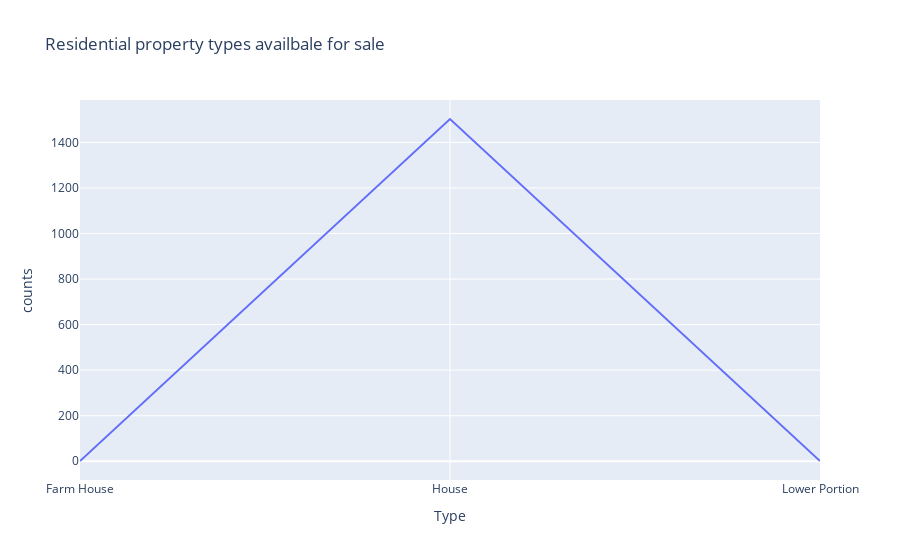

The notebook cell this image was saved under:
### Code cell
fig = px.line(group_type, x="Type", y="counts", title='Residential property types availbale for sale')
fig.show()

### Figure 1 — Plotly figure (JSON) as saved in the notebook; plotly's stock layout.template omitted (floating-point values rounded to 4 significant figures)
{"data": [{"hovertemplate": "Type=%{x}<br>counts=%{y}<extra></extra>", "legendgroup": "", "line": {"color": "#636efa", "dash": "solid"}, "marker": {"symbol": "circle"}, "mode": "lines", "name": "", "orientation": "v", "showlegend": false, "type": "scatter", "x": ["Farm House", "House", "Lower Portion"], "xaxis": "x", "y": [1, 1503, 1], "yaxis": "y"}], "layout": {"legend": {"tracegroupgap": 0}, "title": {"text": "Residential property types availbale for sale"}, "xaxis": {"anchor": "y", "domain": [0, 1], "title": {"text": "Type"}}, "yaxis": {"anchor": "x", "domain": [0, 1], "title": {"text": "counts"}}}}
